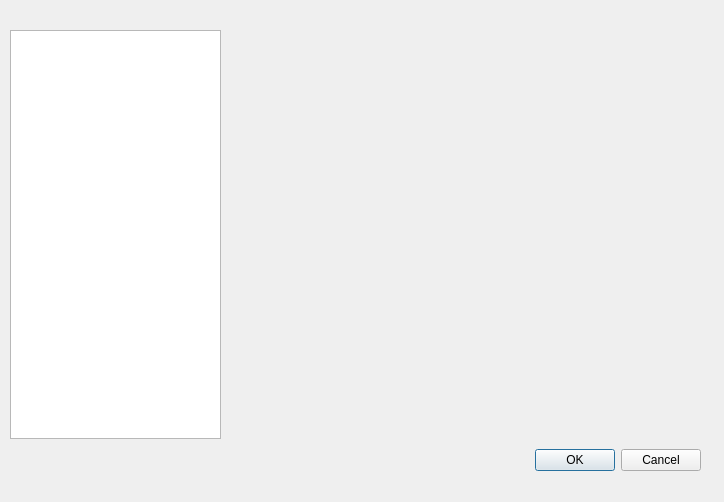
<?xml version="1.0" encoding="UTF-8"?>
<ui version="4.0">
 <class>SettingsDialog</class>
 <widget class="QDialog" name="SettingsDialog">
  <property name="geometry">
   <rect>
    <x>0</x>
    <y>0</y>
    <width>724</width>
    <height>502</height>
   </rect>
  </property>
  <property name="windowTitle">
   <string>Settings</string>
  </property>
  <property name="windowIcon">
   <iconset>
    <normaloff>:/icon/openlp.org-icon-32.bmp</normaloff>:/icon/openlp.org-icon-32.bmp</iconset>
  </property>
  <widget class="QWidget" name="layoutWidget">
   <property name="geometry">
    <rect>
     <x>10</x>
     <y>30</y>
     <width>691</width>
     <height>441</height>
    </rect>
   </property>
   <layout class="QGridLayout" name="gridLayout">
    <item row="0" column="0">
     <widget class="QStackedWidget" name="tagStackedWidget">
      <property name="minimumSize">
       <size>
        <width>500</width>
        <height>0</height>
       </size>
      </property>
      <widget class="QWidget" name="page">
       <widget class="QListWidget" name="settingListWidget">
        <property name="geometry">
         <rect>
          <x>0</x>
          <y>0</y>
          <width>211</width>
          <height>409</height>
         </rect>
        </property>
        <property name="minimumSize">
         <size>
          <width>200</width>
          <height>0</height>
         </size>
        </property>
        <property name="horizontalScrollBarPolicy">
         <enum>Qt::ScrollBarAlwaysOff</enum>
        </property>
       </widget>
      </widget>
      <widget class="QWidget" name="page_2"/>
     </widget>
    </item>
    <item row="1" column="0">
     <widget class="QDialogButtonBox" name="ButtonsBox">
      <property name="sizePolicy">
       <sizepolicy hsizetype="Expanding" vsizetype="Minimum">
        <horstretch>0</horstretch>
        <verstretch>0</verstretch>
       </sizepolicy>
      </property>
      <property name="maximumSize">
       <size>
        <width>16777215</width>
        <height>16777215</height>
       </size>
      </property>
      <property name="orientation">
       <enum>Qt::Horizontal</enum>
      </property>
      <property name="standardButtons">
       <set>QDialogButtonBox::Cancel|QDialogButtonBox::Ok</set>
      </property>
     </widget>
    </item>
   </layout>
  </widget>
 </widget>
 <resources>
  <include location="../images/openlp-2.qrc"/>
 </resources>
 <connections>
  <connection>
   <sender>ButtonsBox</sender>
   <signal>accepted()</signal>
   <receiver>SettingsDialog</receiver>
   <slot>accept()</slot>
   <hints>
    <hint type="sourcelabel">
     <x>248</x>
     <y>254</y>
    </hint>
    <hint type="destinationlabel">
     <x>157</x>
     <y>274</y>
    </hint>
   </hints>
  </connection>
  <connection>
   <sender>ButtonsBox</sender>
   <signal>rejected()</signal>
   <receiver>SettingsDialog</receiver>
   <slot>reject()</slot>
   <hints>
    <hint type="sourcelabel">
     <x>316</x>
     <y>260</y>
    </hint>
    <hint type="destinationlabel">
     <x>286</x>
     <y>274</y>
    </hint>
   </hints>
  </connection>
 </connections>
</ui>
